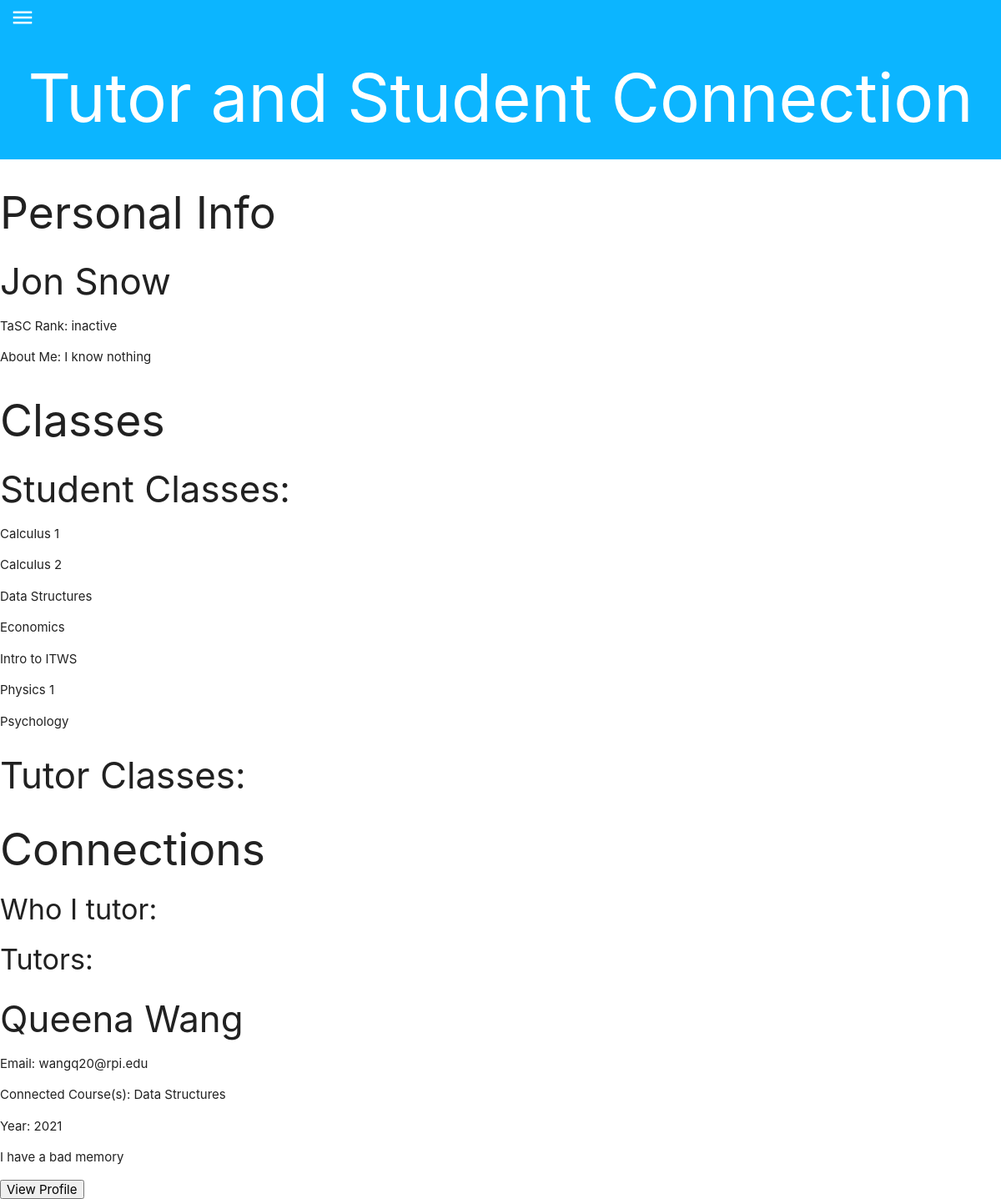
The page /profile.php (signed in) on the database its author committed.
### tables this page shows
CREATE TABLE `users` (
  `userid` int(10) UNSIGNED NOT NULL,
  `first_names` varchar(100) NOT NULL,
  `last_name` varchar(100) DEFAULT NULL,
  `year` char(4) NOT NULL,
  `email` varchar(100) NOT NULL,
  `password` varchar(100) NOT NULL,
  `description` varchar(1000) NOT NULL,
  `score` int(10) DEFAULT 0
);

CREATE TABLE `student_subjects` (
  `userid` int(10) UNSIGNED NOT NULL,
  `course` varchar(100) NOT NULL
);

CREATE TABLE `connections` (
  `tutorid` int(10) UNSIGNED NOT NULL,
  `studentid` int(10) UNSIGNED NOT NULL,
  `subject` varchar(100) NOT NULL
);

### profile.php (the view, shortened to what this page needs)
<!DOCTYPE html>
<html>
<head>
<head>
	<link href="Resources/style.css" rel="stylesheet" type="text/css"/>
		<link rel="stylesheet" href="https://cdnjs.cloudflare.com/ajax/libs/materialize/1.0.0/css/materialize.min.css">
</head>
</head>
<body>
  <div class="jumbotron">
		<a href="#" data-target="slide-out" class="sidenav-trigger menu"><i class="small material-icons menu">menu</i></a>
		<div>
		  <h1 class="title">Tutor and Student Connection</h1>
		</div>
  </div>
    <div class="connections">
        <h2> Personal Info </h2>
        <?php
            @ $db =  new mysqli('localhost', 'root', 'password', 'TaSC');
			$userid = $_SESSION["userid"];
            $namequery = "SELECT first_names,last_name from users where userid='". $userid ."'";
            $nameCall = $db->query($namequery);
            $resCall = $nameCall->fetch_assoc();
            echo "<h3>".$resCall["first_names"]." ".$resCall["last_name"]."</h3>";
			$userid = $_SESSION["userid"];
			$scorequery = "SELECT score from users where userid='". $userid ."'";
			$scoreCall = $db->query($scorequery);
			$score = $scoreCall->fetch_assoc();
			$averageScoreQ= "SELECT AVG(score) from users";
			$avgScore = $db->query($averageScoreQ);
			$maybe = $avgScore->fetch_assoc();
			$allScoresQ="SELECT score FROM users";
			$allScores = $db->query($allScoresQ);
			$numScores = $allScores->num_rows;
			$summation = 0;
			for ($i = 0; $i<$numScores; $i++){
				$currScore = $allScores->fetch_assoc();
				$summation += pow((int)((int)$currScore['score']- (int)$maybe['AVG(score)']),(int)2);
			}
			$standardDev = sqrt(((float)$summation / (float)$numScores));
			$percentile=0;
			$zScore = ((int)((int)$score['score'] - (int)$maybe['AVG(score)'])/(int)$standardDev);
			if($zScore < -2.5){
				$percentile = 0;
			}else if($zScore < -2 and $zScore>= -2.5){
				$percentile = 1;
			}else if($zScore < -1.5 and $zScore>= -2){
				$percentile = 2-($zScore+2);
			}else if($zScore < -1 and $zScore>= -1.5){
				$percentile = 6-($zScore+1.5);
			}else if($zScore < -0.5 and $zScore>= -1){
				$percentile = 15-($zScore+1);
			}else if($zScore < 0 and  $zScore>=-0.5){
				$percentile = 30-($zScore+0.5);
			}else if($zScore > 0 and $zScore <= 0.5){
				$percentile = 69-(0.5-$zScore);
			}else if($zScore > 0.5 and $zScore <= 1){
				$percentile = 84-(1-$zScore);
			}else if($zScore >1 and $zScore <=1.5){
				$percentile = 93-(1.5-$zScore);
			}else if($zScore >1.5 and $zScore <=2){
				$percentile = 97-(2-$zScore);
			}else if($zScore >2 and $zScore<=2.5){
				$percentile = 99-(1.5-$zScore);
			}else if($zScore>2.5){
				$percentile = 100-(3-$zScore);
			}else{
				$percentile=-7768;
			}
			$ranks=['new','inactive','novice','Bronze','Reliable','Silver','Gold','Trusted','TaSC Star','Professor?'];
			$userRank=$ranks[((int)$percentile/(int)10)-1];
			echo "<p>TaSC Rank: ".$userRank."</p>";
			$descQ = "SELECT * from users where userid='" . $userid . "'";
			$decCall = $db->query($descQ);
			$des = $decCall->fetch_assoc();
			echo "<p>About Me: ".$des['description']."</p>";
        ?>
    </div>
	<div class="connections">
        <h2> Classes </h2>
        <?php
            @ $db =  new mysqli('localhost', 'root', 'password', 'TaSC');
			$studentQ='SELECT `course` FROM student_subjects WHERE userid='.$_SESSION['userid'].';';
			$studentCall = $db->query($studentQ);
			echo "<h3>Student Classes:</h3>";
			while($row=$studentCall->fetch_assoc()){
				echo "<p>". $row["course"]. "</p>";
			}
			echo "<h3>Tutor Classes:</h3>";
        ?>
    </div>
	<div class="connections">
		<h2> Connections </h2>
			<?php
				@ $db =  new mysqli('localhost', 'root', 'password', 'TaSC');
				$userid = $_SESSION["userid"];
                  echo '<h4>Who I tutor:</h4>';
				$query = "SELECT * from connections where studentid='" . $userid . "'";
				$result = $db->query($query);
				$numRecords = $result->num_rows;
                  echo "<h4>Tutors:</h4>";
				for ($i=0; $i < $numRecords; $i++) {
					$record = $result->fetch_assoc();
					$tid = $record["tutorid"];
					$infoQuery = "SELECT * from users where userid='" . $tid . "'";
					$infoResult = $db->query($infoQuery);
					$info = $infoResult->fetch_assoc();
					echo "<h3> " . htmlspecialchars($info["first_names"]) . " ";
					echo htmlspecialchars($info["last_name"]) . "</h3>";
					echo '<p> Email: ' . $info["email"] . '</p>';
					echo "<p> Connected Course(s): ";
					$subjquery = "SELECT subject from connections where tutorid=" . $tid . " and studentid=".$_SESSION['userid'];
					$subjresults = $db->query($subjquery);
					$subj = $subjresults->fetch_assoc();
					echo $subj["subject"] . "</p>";
					echo "<p> Year: " . $info["year"] . "</p>";
					echo "<p> " . $info["description"] . "</p>";
					echo '<form name="viewstudent" action="viewprofile.php" method="post">';
					echo '<input type="submit" name="'.$info['userid'] .'" value="View Profile" id="viewprofile"/>';
					echo '</form>';
        }
			?>
	</div>
</body>
</html>

### Resources/style.css (style rules this page uses)
body { margin: 0; }
.jumbotron { padding: 0px; background-color: #0cb5ff !important; color:#FFFFFF; margin:0px; }
.menu { color:#FFFFFF; margin:0px; padding-left:.5%; padding-top:.5% }
.title { text-align:center; padding:2.5%; margin:0px; font-size: 80px; }

### rows shown on the page
users: first_names "Jon", last_name "Snow", description "I know nothing"
student_subjects: course "Calculus 1"
student_subjects: course "Calculus 2"
student_subjects: course "Data Structures"
student_subjects: course "Economics"
student_subjects: course "Intro to ITWS"
student_subjects: course "Physics 1"
student_subjects: course "Psychology"
users: first_names "Queena", last_name "Wang", email "wangq20@rpi.edu", connections.subject "Data Structures", year "2021", description "I have a bad memory"

### other values the page prints
$userRank "inactive"
